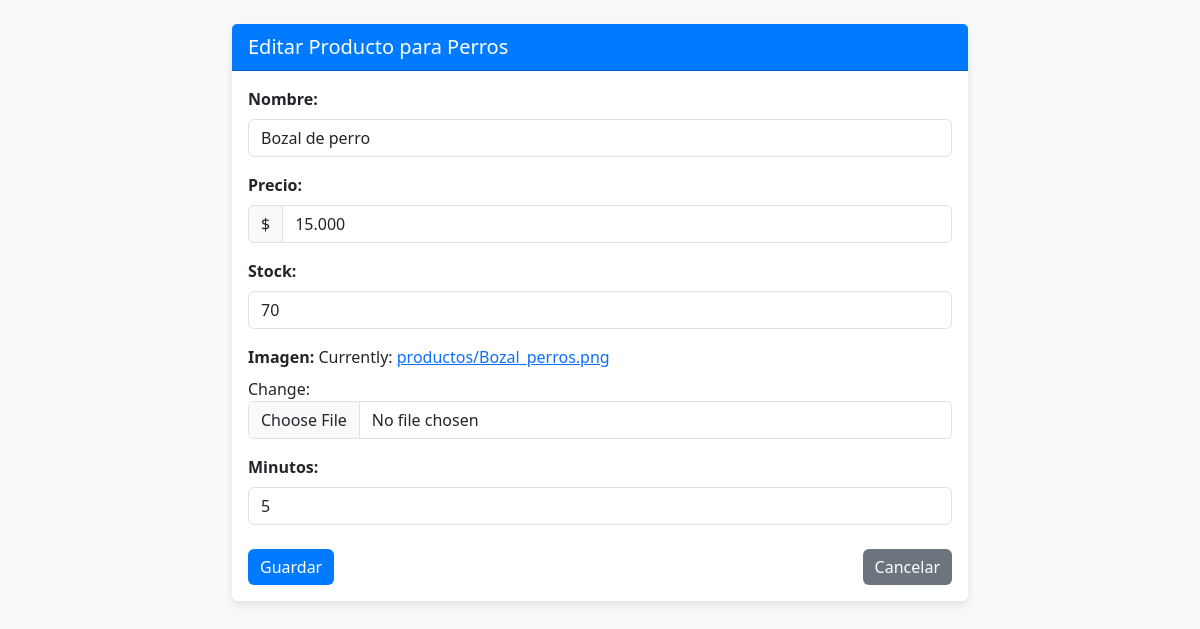
/animales/editar_producto_perros/1/, run on the app's committed database.
### animales/models.py (models this page shows, shortened)
class ProductoPerros(models.Model):
    nombre = models.CharField(max_length=100)
    precio = models.CharField(max_length=50)
    stock = models.IntegerField()
    imagen = models.ImageField(upload_to='productos/')
    minutos = models.IntegerField(default=0)

### animales/views.py (the view)
# urls.py: path('editar_producto_perros/<int:producto_id>/', views.editar_producto_perros, name='editar_producto_perros'),
def editar_producto_perros(request, producto_id):
    producto = get_object_or_404(ProductoPerros, id=producto_id)
    if request.method == 'POST':
        form = ProductoPerrosForm(request.POST, request.FILES, instance=producto)
        if form.is_valid():
            form.save()
            return redirect('lista_productos')
    else:
        form = ProductoPerrosForm(instance=producto)
    return render(request, 'animales/admin_editar_producto_perros.html', {'form': form, 'producto': producto})

### animales/forms.py
class ProductoPerrosForm(forms.ModelForm):
    class Meta:
        model = ProductoPerros
        fields = ['nombre', 'precio', 'stock', 'imagen', 'minutos']
        widgets = {
            'nombre': forms.TextInput(attrs={'class': 'form-control'}),
            'precio': forms.NumberInput(attrs={'class': 'form-control'}),
            'stock': forms.NumberInput(attrs={'class': 'form-control'}),
            'imagen': forms.ClearableFileInput(attrs={'class': 'form-control'}),
            'minutos': forms.NumberInput(attrs={'class': 'form-control'}),
        }

### animales/templates/animales/admin_editar_producto_perros.html (shortened to what this page needs)
<!DOCTYPE html>
<html lang="en">
<head>
    {% load static %}
    <link rel="stylesheet" href="{% static 'bootstrap-5.3.3-dist/css/bootstrap.min.css' %}">
    <link rel="stylesheet" href="{% static 'css/style_admin_editar.css' %}">
</head>
<body>
    <div class="container mt-4">
        <div class="row justify-content-center">
            <div class="col-md-8">
                <div class="card">
                    <div class="card-header">
                        Editar Producto para Perros
                    </div>
                    <div class="card-body">
                        <form method="post" enctype="multipart/form-data">
                            <div class="mb-3">
                                <label for="{{ form.nombre.id_for_label }}" class="form-label">Nombre:</label>
                                {{ form.nombre }}
                            </div>
                            <div class="mb-3">
                                <label for="{{ form.precio.id_for_label }}" class="form-label">Precio:</label>
                                <div class="input-group">
                                    <span class="input-group-text">$</span>
                                    {{ form.precio }}
                                </div>
                            </div>
                            <div class="mb-3">
                                <label for="{{ form.stock.id_for_label }}" class="form-label">Stock:</label>
                                {{ form.stock }}
                            </div>
                            <div class="mb-3">
                                <label for="{{ form.imagen.id_for_label }}" class="form-label">Imagen:</label>
                                {{ form.imagen }}
                            </div>
                            <div class="mb-3">
                                <label for="{{ form.minutos.id_for_label }}" class="form-label">Minutos:</label>
                                {{ form.minutos }}
                            </div>
                            <div class="d-flex justify-content-between mt-4">
                                <button type="submit" class="btn btn-primary">Guardar</button>
                                <a href="{% url 'lista_productos' %}" class="btn btn-secondary">Cancelar</a>
                            </div>
                        </form>
                    </div>
                </div>
            </div>
        </div>
    </div>
</body>
</html>

### petamigos/static/css/style_admin_editar.css (style rules this page uses)
body { background-color: #f8f9fa; }
.card { border: none; box-shadow: 0 4px 8px rgba(0, 0, 0, 0.1); }
.card-header { background-color: #007bff; color: white; font-size: 1.25rem; }
.btn-primary { background-color: #007bff; border: none; }
.btn-secondary { background-color: #6c757d; border: none; }
.form-label { font-weight: bold; }

### data on the page
ProductoPerros: nombre "Bozal de perro", precio "15.000", stock "70", minutos "5"
